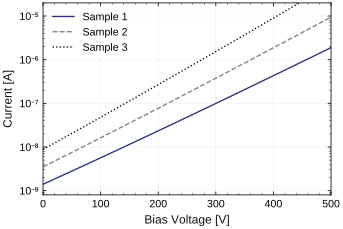

Python code for this plot:
#!/usr/bin/env python3
"""Example: Tao Style optional major-tick grid on a base-10 log axis."""

from __future__ import annotations

from pathlib import Path
import sys

import matplotlib.pyplot as plt
import numpy as np


ROOT = Path(__file__).resolve().parents[1]
sys.path.insert(0, str(ROOT / "scripts"))

from apply_tao_style import (  # noqa: E402
    DEFAULT_ASPECT,
    LINE_STYLES,
    LINE_WIDTH,
    PALETTE,
    apply_matplotlib_grid,
    apply_matplotlib_legend,
    apply_matplotlib_log10_axis,
    axes_box_size,
    matplotlib_rcparams,
    save_adaptive_figure,
    set_fixed_axes_box,
)


def main() -> None:
    plt.rcParams.update(matplotlib_rcparams(svg_fonttype="path"))

    x = np.linspace(0, 500, 260)
    bases = [1.4e-9, 3.5e-9, 8.8e-9]
    rates = [3.0, 3.3, 3.65]

    fig, ax = plt.subplots(figsize=axes_box_size(DEFAULT_ASPECT))
    normalized_x = x / x.max()
    for index, (base, rate) in enumerate(zip(bases, rates)):
        y = base * 10 ** (rate * normalized_x) * (1.0 + 0.35 * normalized_x**2)
        ax.plot(
            x,
            y,
            color=PALETTE[index],
            linestyle=LINE_STYLES[index],
            linewidth=LINE_WIDTH,
            label=f"Sample {index + 1}",
        )

    ax.set_xlabel("Bias Voltage [V]")
    ax.set_ylabel("Current [A]")
    ax.set_xlim(0, 500)
    ax.set_ylim(8e-10, 2e-5)
    ax.minorticks_on()
    apply_matplotlib_log10_axis(ax, axis="y")
    apply_matplotlib_grid(ax)
    apply_matplotlib_legend(ax)

    set_fixed_axes_box(fig, ax, DEFAULT_ASPECT)
    output = Path(__file__).with_suffix(".svg")
    save_adaptive_figure(fig, output)
    plt.close(fig)
    print(output)


if __name__ == "__main__":
    main()
